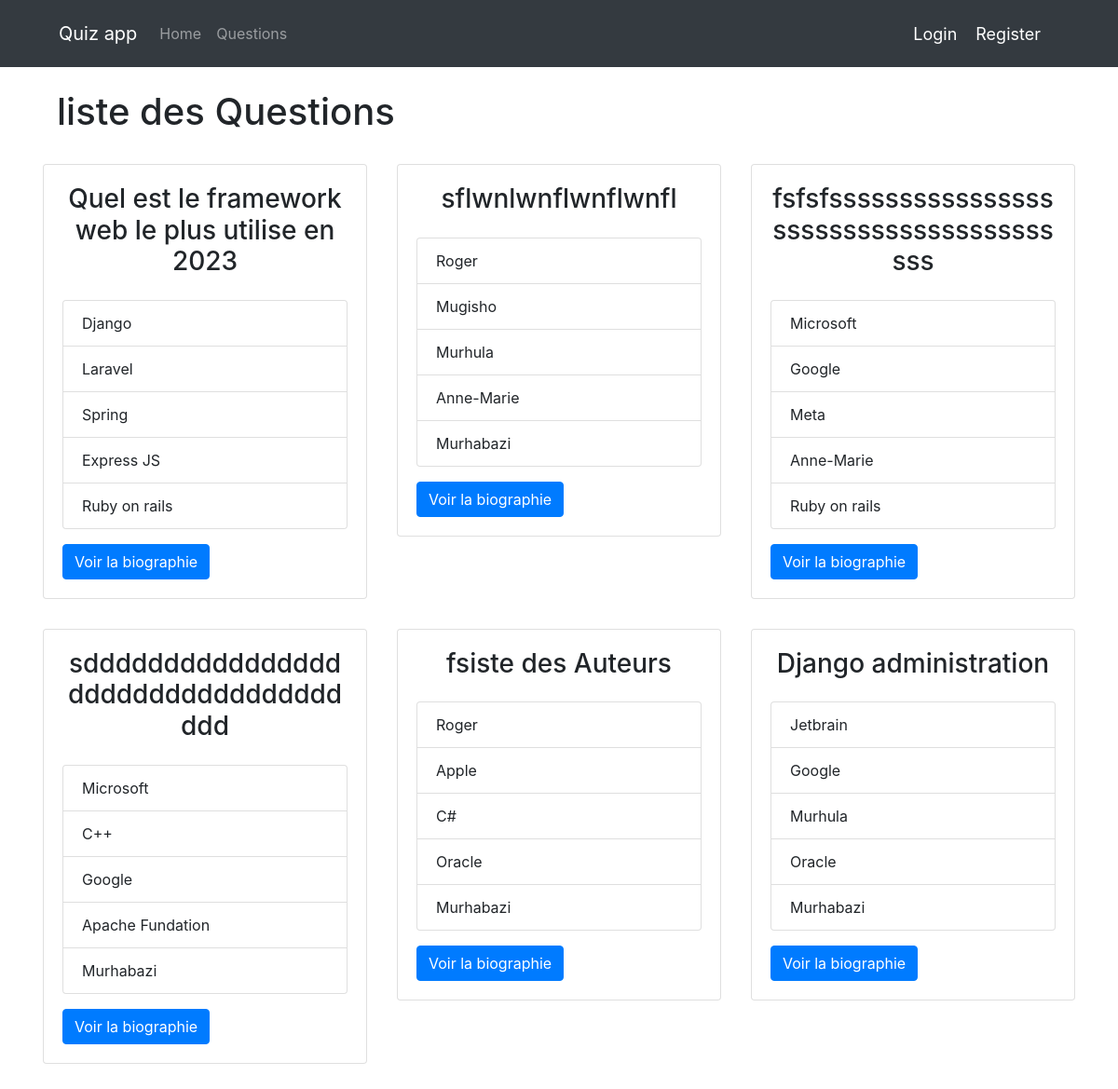
The page /question/ on the database its author committed.
### question/models.py (models this page shows, shortened)
class Question(models.Model):
    question = models.TextField()
    option_one = models.CharField(max_length=200,null=True)
    option_two = models.CharField(max_length=200,null=True)
    option_three = models.CharField(max_length=200,null=True)
    option_four = models.CharField(max_length=200,null=True)
    option_five = models.CharField(max_length=200,null=True)
    answer = models.CharField(max_length=200,null=True)

### question/views.py (the view)
# urls.py: path('', views.view_questions ,name='question_display'),
def view_questions(request):
    questions = Question.objects.all()
    return render(request, "displayQuestions.html",{'questions' : questions})

### question/templates/displayQuestions.html
{% extends 'base.html' %}
{% block content %}
<div class="">
  <h1 class="m-3 fs-1">liste des Questions</h1>
  <div class="row row-cols-1 row-cols-md-2 row-cols-lg-3 row-cols-xl-4 g-4">
    {% for question in questions %}
    <div class="col-4 p-3">
      <div class="card">
        <div class="card-body">
          <h3 class="text-center">{{ question.question }}</h3>
          <ol class="list-group list-group-numbered pb-3 pt-3">
            <li class="list-group-item">{{ question.option_one }}</li>
            <li class="list-group-item">{{ question.option_two }}</li>
            <li class="list-group-item">{{ question.option_three }}</li>
            <li class="list-group-item">{{ question.option_four }}</li>
            <li class="list-group-item">{{ question.option_five }}</li>
          </ol>
          <a href="#" class="btn btn-primary">Voir la biographie</a>
        </div>
      </div>
    </div>
    {% endfor %}
  </div>
</div>
{% endblock content %}

### rows shown on the page
Question: question "Quel est le framework web le plus utilise en 2023", option_one "Django", option_two "Laravel", option_three "Spring", option_four "Express JS", option_five "Ruby on rails"
Question: question "sflwnlwnflwnflwnfl", option_one "Roger", option_two "Mugisho", option_three "Murhula", option_four "Anne-Marie", option_five "Murhabazi"
Question: question "fsfsfsssssssssssssssssssssssssssssssssssssss", option_one "Microsoft", option_two "Google", option_three "Meta", option_four "Anne-Marie", option_five "Ruby on rails"
Question: question "sdddddddddddddddddddddddddddddddddddd", option_one "Microsoft", option_two "C++", option_three "Google", option_four "Apache Fundation", option_five "Murhabazi"
Question: question "fsiste des Auteurs", option_one "Roger", option_two "Apple", option_three "C#", option_four "Oracle", option_five "Murhabazi"
Question: question "Django administration", option_one "Jetbrain", option_two "Google", option_three "Murhula", option_four "Oracle", option_five "Murhabazi"
